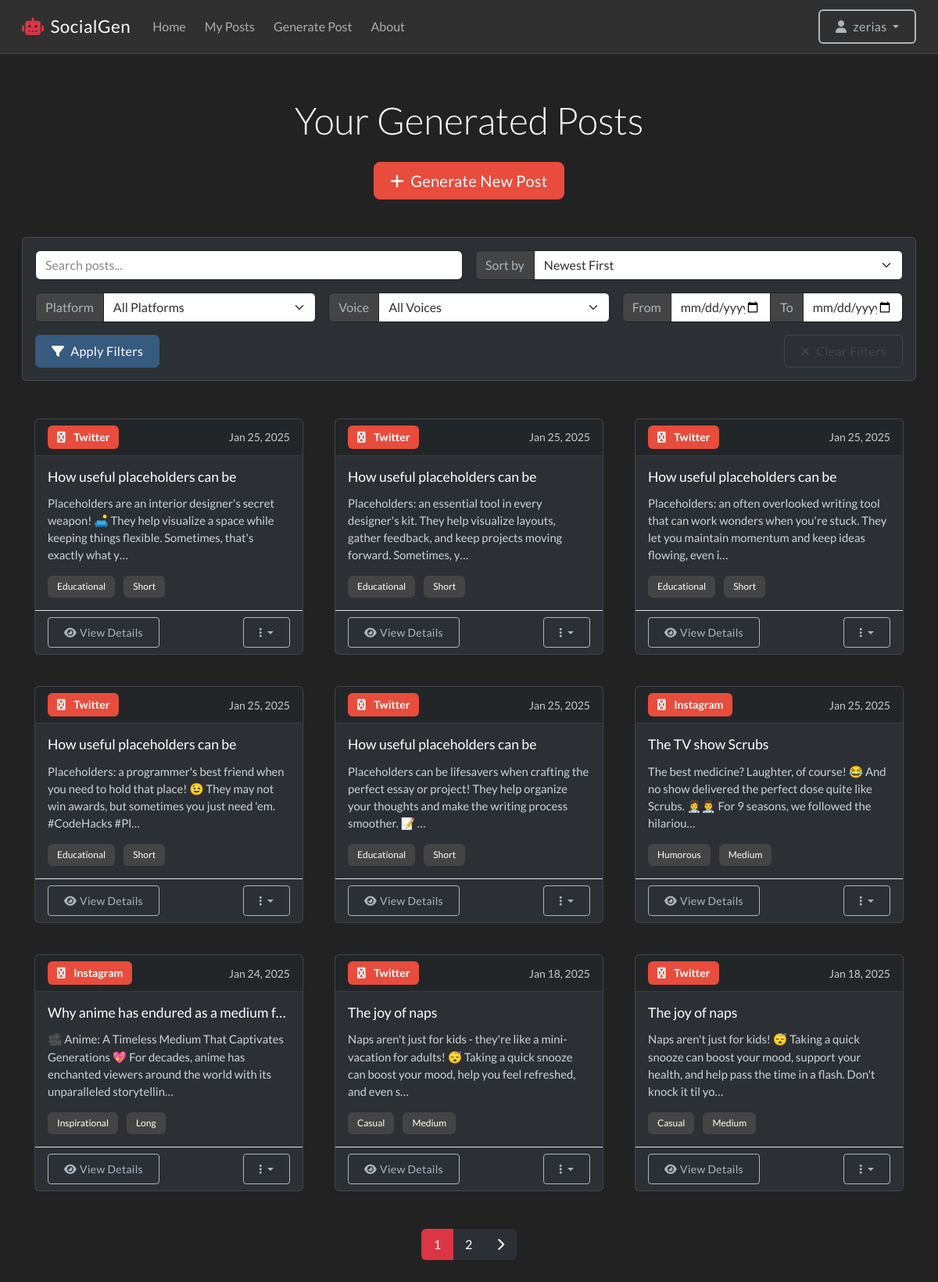
/generator/ (signed in), run on an earlier commit of the app's database.
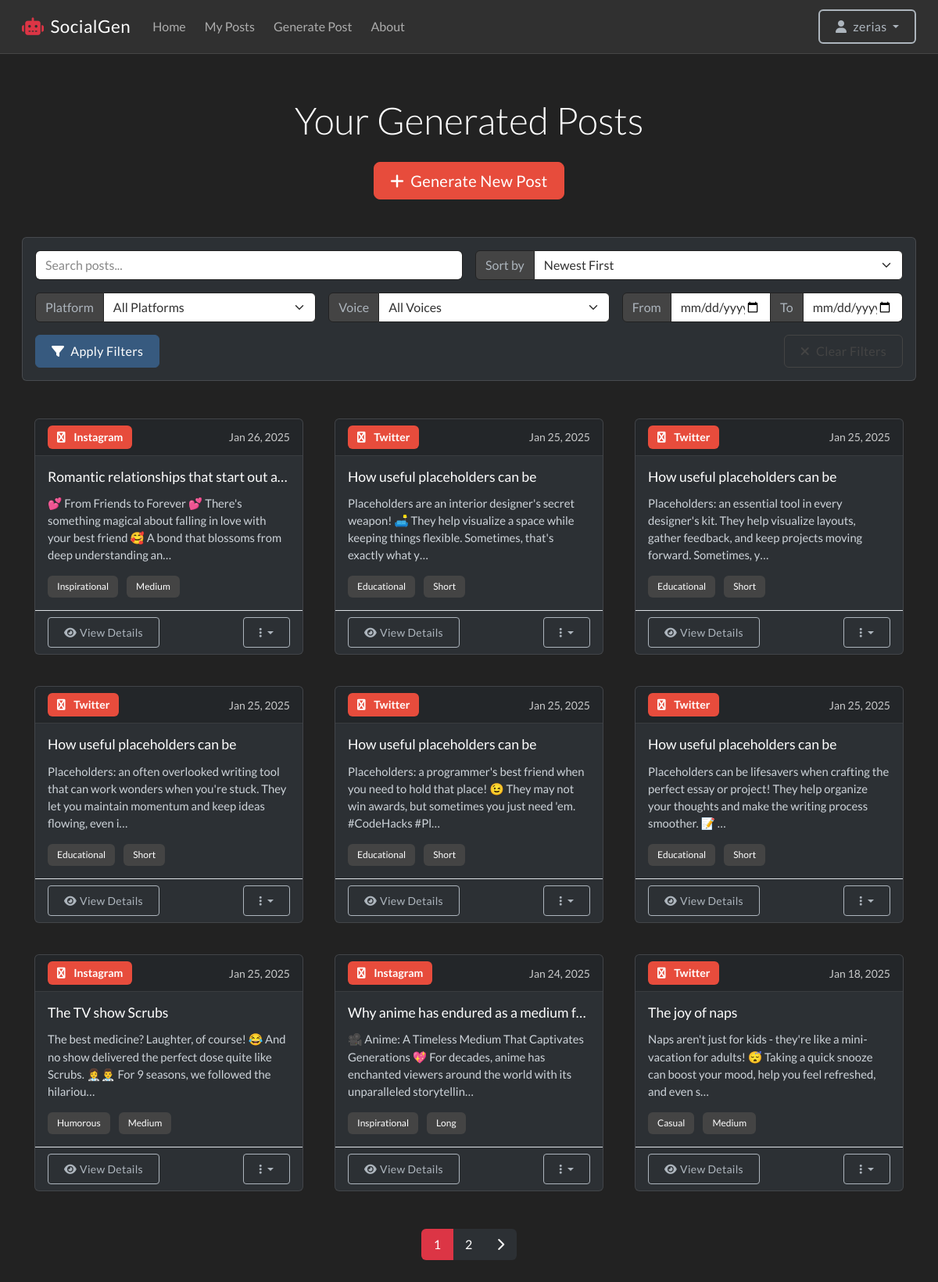
And on a later commit of the database.
### generator/models.py (models this page shows, shortened)
class GeneratedPost(models.Model):
    user = models.ForeignKey(User, on_delete=models.CASCADE)
    created_on = models.DateTimeField(auto_now_add=True)
    content = models.TextField()
    PLATFORM_CHOICES = [
        ('LI', 'LinkedIn'),
        ('TW', 'Twitter'),
        ('IG', 'Instagram'),
        ('FB', 'Facebook'),
    ]
    platform = models.CharField(max_length=2, choices=PLATFORM_CHOICES)
    VOICE_CHOICES = [
        ('PRO', 'Professional'),
        ('CAS', 'Casual'),
        ('HUM', 'Humorous'),
        ('EDU', 'Educational'),
        ('INS', 'Inspirational'),
    ]
    brand_voice = models.CharField(max_length=3, choices=VOICE_CHOICES)
    target_audience = models.TextField()
    content_topic = models.TextField()
    call_to_action = models.CharField(max_length=25, blank =True)
    key_points = models.TextField()
    LENGTH_CHOICES = [
        ('S', 'Short'),
        ('M', 'Medium'),
        ('L', 'Long'),
    ]
    post_length = models.CharField(max_length=1, choices=LENGTH_CHOICES)
    ai_response = models.JSONField(null=True, blank=True)
    class Meta:
        ordering = ['created_on']

### generator/views.py (the view)
# urls.py: path('', views.PostListView.as_view(), name='post-list'),
class PostListView(LoginRequiredMixin, ListView):
    template_name = "generator/post_list.html"
    model = GeneratedPost
    context_object_name = "post_list"
    paginate_by = 9
    def get_queryset(self):
        queryset = GeneratedPost.objects.filter(user=self.request.user)
        search_query = self.request.GET.get('search', '')
        if search_query:
            queryset = queryset.filter(
                Q(content_topic__icontains=search_query) |
                Q(content__icontains=search_query) |
                Q(key_points__icontains=search_query)
            )
        platform = self.request.GET.get('platform', '')
        if platform:
            queryset = queryset.filter(platform=platform)
        voice = self.request.GET.get('voice', '')
        if voice:
            queryset = queryset.filter(brand_voice=voice)
        date_from = self.request.GET.get('date_from', '')
        date_to = self.request.GET.get('date_to', '')
        if date_from:
            queryset = queryset.filter(created_on__gte=date_from)
        if date_to:
            queryset = queryset.filter(created_on__lte=date_to)
        sort_by = self.request.GET.get('sort', '-created_on')
        queryset = queryset.order_by(sort_by)
        return queryset
    def get_context_data(self, **kwargs):
        context = super().get_context_data(**kwargs)
        context['search_form'] = SearchFilterForm(self.request.GET)
        return context

### templates/generator/post_list.html (shortened to what this page needs)
{% extends 'base.html' %}
{% load static %}
{% block css %}
<link rel="stylesheet" href="{% static 'css/posts.css' %}">
{% endblock %}
{% block content %}
<div class="posts-container">
    <div class="section-header text-center mb-5">
        <h1 class="display-5">Your Generated Posts</h1>
        <div class="mt-4">
            <a href="{% url 'generator:post-create' %}" class="btn btn-danger btn-lg">
                <i class="fas fa-plus me-2"></i>Generate New Post
            </a>
        </div>
    </div>
    <div class="filter-section mb-4">
        <div class="card">
            <div class="card-body">
                <form method="get" class="post-filter-form" id="filterForm">
                    <div class="row g-3">
                        <div class="col-md-6">
                            {{ search_form.search }}
                        </div>
                        <div class="col-md-6">
                            <div class="input-group">
                                <span class="input-group-text">Sort by</span>
                                {{ search_form.sort }}
                            </div>
                        </div>
                        <div class="col-md-4">
                            <div class="input-group">
                                <span class="input-group-text">Platform</span>
                                {{ search_form.platform }}
                            </div>
                        </div>
                        <div class="col-md-4">
                            <div class="input-group">
                                <span class="input-group-text">Voice</span>
                                {{ search_form.voice }}
                            </div>
                        </div>
                        <div class="col-md-4">
                            <div class="input-group">
                                <span class="input-group-text">From</span>
                                {{ search_form.date_from }}
                                <span class="input-group-text">To</span>
                                {{ search_form.date_to }}
                            </div>
                        </div>
                    </div>
                    <div class="mt-3 d-flex justify-content-between">
                        <button type="submit" class="btn btn-primary">
                            <i class="fas fa-filter me-2"></i>Apply Filters
                        </button>
                        <a href="{% url 'generator:post-list' %}" class="btn btn-outline-secondary">
                            <i class="fas fa-times me-2"></i>Clear Filters
                        </a>
                    </div>
                </form>
            </div>
        </div>
    </div>
    <div class="posts-grid">
        {% if post_list %}
            {% for post in post_list %}
                <div class="post-card">
                    <div class="card h-100">
                        <div class="card-header d-flex justify-content-between align-items-center">
                            <span class="platform-badge badge bg-danger">
                                <i class="fas fa-{{ post.get_platform_display|lower }}"></i>
                                {{ post.get_platform_display }}
                            </span>
                            <small class="text-muted">{{ post.created_on|date:"M d, Y" }}</small>
                        </div>
                        <div class="card-body d-flex flex-column">
                            <div class="post-content flex-grow-1">
                                <h5 class="card-title text-truncate">{{ post.content_topic }}</h5>
                                <p class="card-text">{{ post.content|truncatechars:150 }}</p>
                            </div>
                            <div class="post-meta mt-3">
                                <span class="badge bg-secondary me-2">{{ post.get_brand_voice_display }}</span>
                                <span class="badge bg-secondary">{{ post.get_post_length_display }}</span>
                            </div>
                        </div>
                        <div class="card-footer bg-transparent border-top">
                            <div class="d-flex justify-content-between align-items-center">
                                <a href="{% url 'generator:post-detail' post.pk %}" class="btn btn-outline-light btn-sm">
                                    <i class="fas fa-eye me-1"></i>View Details
                                </a>
                                <div class="dropdown">
                                    <button class="btn btn-outline-light btn-sm dropdown-toggle" type="button"
                                            data-bs-toggle="dropdown" aria-expanded="false">
                                        <i class="fas fa-ellipsis-v"></i>
                                    </button>
                                </div>
                            </div>
                        </div>
                    </div>
                </div>
            {% endfor %}
        {% else %}
            <div class="no-posts text-center">
                <i class="fas fa-file-alt empty-icon mb-3"></i>
                <h3>No Posts Yet</h3>
                <p class="text-muted">Get started by generating your first social media post!</p>
            </div>
        {% endif %}
    </div>
    {% if is_paginated %}
        <nav aria-label="Page navigation" class="pagination-container mt-5">
            <ul class="pagination justify-content-center">
                {% for num in page_obj.paginator.page_range %}
                    <li class="page-item {% if page_obj.number == num %}active{% endif %}">
                        <a class="page-link" href="?page={{ num }}">{{ num }}</a>
                    </li>
                {% endfor %}
                {% if page_obj.has_next %}
                    <li class="page-item">
                        <a class="page-link" href="?page={{ page_obj.next_page_number }}">
                            <i class="fas fa-chevron-right"></i>
                        </a>
                    </li>
                {% endif %}
            </ul>
        </nav>
    {% endif %}
</div>
{% endblock %}

### templates/base.html (shortened to what this page needs)
{% load static %}
<!DOCTYPE html>
<html lang="en">
<head>
    <link rel="stylesheet" href="https://cdn.jsdelivr.net/npm/bootstrap@5.3.3/dist/css/bootstrap.min.css">
    <link rel="stylesheet" href="https://cdnjs.cloudflare.com/ajax/libs/font-awesome/6.7.1/css/all.min.css">
    <link rel="stylesheet" href="https://bootswatch.com/5/darkly/bootstrap.min.css">
    <link rel="stylesheet" href="{% static 'css/base.css' %}">
    {% block css %}{% endblock %}
</head>
<body>
    {% include "navbar.html" %}
    <main class="container-fluid py-4">
        {% block content %}{% endblock %}
    </main>
</body>
</html>

### templates/navbar.html (shortened to what this page needs)
<nav class="navbar navbar-expand-lg bg-dark navbar-dark">
    <div class="container-fluid">
        <a class="navbar-brand" href="{% url 'home' %}">
            <i class="fas fa-robot me-2"></i>SocialGen
        </a>
        <div class="collapse navbar-collapse" id="navbarContent">
            <ul class="navbar-nav me-auto mb-2 mb-lg-0">
                <li class="nav-item">
                    <a class="nav-link {% if request.path == '/' %}active{% endif %}"
                       href="{% url 'home' %}">Home</a>
                </li>
                {% if user.is_authenticated %}
                <li class="nav-item">
                    <a class="nav-link {% if 'post-list' in request.path %}active{% endif %}"
                       href="{% url 'generator:post-list' %}">My Posts</a>
                </li>
                <li class="nav-item">
                    <a class="nav-link {% if 'post-create' in request.path %}active{% endif %}"
                       href="{% url 'generator:post-create' %}">Generate Post</a>
                </li>
                {% endif %}
                <li class="nav-item">
                    <a class="nav-link {% if 'about' in request.path %}active{% endif %}"
                       href="{% url 'about' %}">About</a>
                </li>
            </ul>
            <div class="d-flex align-items-center">
                {% if user.is_authenticated %}
                    <div class="dropdown">
                        <button class="btn btn-outline-light dropdown-toggle" type="button" data-bs-toggle="dropdown" aria-expanded="false">
                            <i class="fas fa-user me-2"></i>{{ user.username }}
                        </button>
                    </div>
                {% endif %}
            </div>
        </div>
    </div>
</nav>

### static/css/base.css (style rules this page uses)
html, body { min-height: 100vh; padding: 0; margin: 0; scroll-behavior: smooth; }
body { display: flex; flex-direction: column; background-color: #222; }
main { flex: 1 0 auto; min-height: calc(100vh - 56px); padding-bottom: 2rem; }
.navbar { border-bottom: 1px solid rgba(255, 255, 255, 0.1); padding: 0.75rem 1rem; }
.navbar-brand { font-size: 1.4rem; font-weight: 500; letter-spacing: 0.5px; }
.navbar-brand i { color: #dc3545; }
.navbar-nav .nav-link { padding: 0.5rem 1rem; margin: 0 0.25rem; border-radius: 4px; transition: background-color 0.2s ease; }
.btn-outline-light { border-width: 2px; padding: 0.375rem 1rem; transition: all 0.2s ease; }
.btn { font-weight: 500; letter-spacing: 0.3px; padding: 0.5rem 1.25rem; }
.card { background-color: #2c3034; border: 1px solid rgba(255, 255, 255, 0.125); }

### static/css/posts.css (style rules this page uses)
.posts-container { max-width: 1200px; margin: 0 auto; padding: 2rem 1rem; }
.posts-grid { display: grid; grid-template-columns: repeat(auto-fill, minmax(300px, 1fr)); gap: 2.5rem; margin: 3rem auto; padding: 0 1rem; }
.post-card .card { border: 1px solid rgba(255, 255, 255, 0.1); }
.post-card .card-header { background-color: rgba(0, 0, 0, 0.2); border-bottom: 1px solid rgba(255, 255, 255, 0.1); }
.platform-badge { font-size: 0.875rem; padding: 0.5rem 0.75rem; }
.platform-badge i { margin-right: 0.5rem; }
.post-content { min-height: 120px; }
.post-content .card-title { font-size: 1.1rem; margin-bottom: 0.75rem; color: #fff; }
.post-content .card-text { color: #ced4da; font-size: 0.925rem; line-height: 1.5; }
.post-meta .badge { font-weight: normal; padding: 0.5rem 0.75rem; }
.card-footer { background-color: rgba(0, 0, 0, 0.1); }
.card-footer .btn-outline-light { border-width: 1px; font-size: 0.875rem; }
.pagination-container { margin-top: 3rem; }
.pagination .page-link { background-color: #2c3034; border-color: rgba(255, 255, 255, 0.1); color: #fff; padding: 0.5rem 1rem; }
.pagination .active .page-link { background-color: #dc3545; border-color: #dc3545; }

What changed in the data, as far as the page shows it:
no longer on this page (row unchanged): GeneratedPost: platform "Twitter", created_on "Jan 18, 2025", content_topic "The joy of naps", content "Naps aren't just for kids! 😴 Taking a quick snooze can boost your mood, support your health, and help pass the time in a flash. Don't knock it til yo…", brand_voice "Casual", post_length "Medium"
added GeneratedPost: platform "Instagram", created_on "Jan 26, 2025", content_topic "Romantic relationships that start out a…", content "💕 From Friends to Forever 💕 There's something magical about falling in love with your best friend 🥰 A bond that blossoms from deep understanding an…", brand_voice "Inspirational", post_length "Medium"
